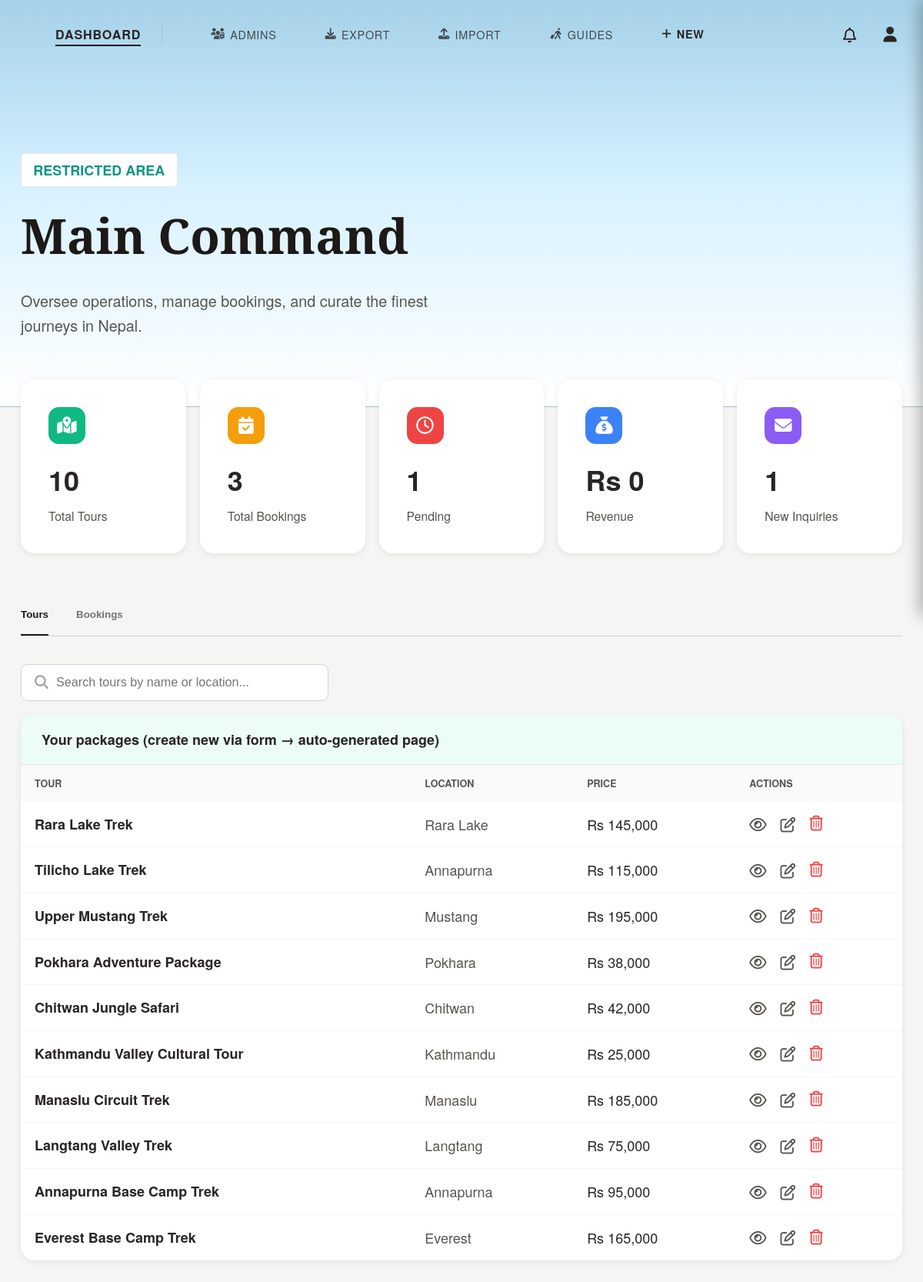
The page /admin/index.php (signed in) on the database its author committed.
### tables this page shows
CREATE TABLE `tours` (
  `id` int(11) NOT NULL AUTO_INCREMENT,
  `title` varchar(255) NOT NULL,
  `location` varchar(255) NOT NULL,
  `price` decimal(10,2) NOT NULL,
  `duration` varchar(50) NOT NULL,
  `description` text DEFAULT NULL,
  `category` varchar(50) DEFAULT NULL,
  `difficulty` varchar(50) DEFAULT NULL,
  `max_group` int(11) DEFAULT NULL,
  `highlights` text DEFAULT NULL,
  `image` varchar(255) DEFAULT NULL,
  `best_season` varchar(50) DEFAULT NULL,
  `altitude_max` int(11) DEFAULT NULL,
  `permit_requirements` text DEFAULT NULL,
  `itinerary` text DEFAULT NULL,
  `inclusions` text DEFAULT NULL,
  `exclusions` text DEFAULT NULL,
  `is_featured` tinyint(1) DEFAULT 0,
  `created_by` int(11) DEFAULT NULL,
  `created_at` datetime DEFAULT current_timestamp(),
  PRIMARY KEY (`id`)
);

### helpers/functions.php (called while the page is built, shortened)
<?php
function is_logged_in() {
    return isset($_SESSION['user_id']) || isset($_SESSION['admin_id']);
}
function get_user() {
    if (is_logged_in()) {
        $userId = $_SESSION['user_id'] ?? $_SESSION['admin_id'];
        return [
            'id' => $userId,
            'username' => $_SESSION['username'] ?? 'User',
            'email' => $_SESSION['email'] ?? '',
            'role' => $_SESSION['role_name'] ?? 'user'
        ];
    }
    return null;
}
function is_super_admin() {
    $user = get_user();
    return $user && ($user['role'] === 'super_admin' || (isset($user['role_name']) && $user['role_name'] === 'super_admin'));
}
    ob_start(); ?>

### admin/index.php (the view, shortened to what this page needs)
<?php
require_once '../helpers/functions.php';
$totalTours = 0;
$totalBookings = 0;
$pendingBookings = 0;
$totalRevenue = 0;
$newInquiries = 0;
try {
    $stmt = $pdo->query("SELECT COUNT(*) as count FROM tours");
    $totalTours = $stmt->fetch()['count'];
    $stmt = $pdo->query("SELECT COUNT(*) as count FROM bookings");
    $totalBookings = $stmt->fetch()['count'];
    $stmt = $pdo->query("SELECT COUNT(*) as count FROM bookings WHERE status = 'pending'");
    $pendingBookings = $stmt->fetch()['count'];
    $stmt = $pdo->query("SELECT COUNT(*) as count FROM inquiries WHERE status = 'new'");
    $newInquiries = $stmt->fetch()['count'];
    $stmt = $pdo->query("
        SELECT SUM(b.travelers * t.price) as revenue
        FROM bookings b
        JOIN tours t ON b.tour_id = t.id
        WHERE b.status = 'confirmed'
    ");
    $totalRevenue = $stmt->fetch()['revenue'] ?? 0;
} catch (Exception $e) {
}
?>
<!DOCTYPE html>
<html lang="en">
<head>
    <link rel="stylesheet" href="https://cdnjs.cloudflare.com/ajax/libs/font-awesome/6.5.1/css/all.min.css">
    <link rel="stylesheet" href="../assets/css/style.css">
    <link rel="stylesheet" href="../assets/css/admin.css">
</head>
<body style="background: var(--color-stone-100);">
    <div class="admin-hero">
        <?php
            include '../includes/header.php';
        ?>
        <section style="padding: 6rem 0 5rem;">
            <div class="container">
                <p class="badge" style="margin-bottom: 0.75rem;">RESTRICTED AREA</p>
                <h1 style="color: var(--color-stone-900); font-family: var(--font-serif); font-size: 3.5rem; margin: 0;">Main Command</h1>
                <p style="font-size: 1.1rem; color: var(--color-stone-600); max-width: 600px; margin-top: 1rem;">
                    Oversee operations, manage bookings, and curate the finest journeys in Nepal.
                </p>
            </div>
        </section>
    </div>
    <div class="container" style="margin-top: -2rem; position: relative; z-index: 10;">
        <div style="display: grid; grid-template-columns: repeat(5, 1fr); gap: 1rem; margin-bottom: 3rem;">
            <div style="background: white; padding: 2rem; border-radius: 1rem; box-shadow: 0 2px 8px rgba(0,0,0,0.08);">
                <div style="width: 48px; height: 48px; background: #10b981; border-radius: 0.75rem; display: flex; align-items: center; justify-content: center; margin-bottom: 1rem;">
                    <i class="fa-solid fa-map-location-dot" style="color: white; font-size: 1.25rem;"></i>
                </div>
                <div style="font-size: 2rem; font-weight: 700; margin-bottom: 0.25rem;"><?php echo $totalTours; ?></div>
                <div style="font-size: 0.875rem; color: var(--color-stone-600);">Total Tours</div>
            </div>
            <div style="background: white; padding: 2rem; border-radius: 1rem; box-shadow: 0 2px 8px rgba(0,0,0,0.08);">
                <div style="width: 48px; height: 48px; background: #f59e0b; border-radius: 0.75rem; display: flex; align-items: center; justify-content: center; margin-bottom: 1rem;">
                    <i class="fa-solid fa-calendar-check" style="color: white; font-size: 1.25rem;"></i>
                </div>
                <div style="font-size: 2rem; font-weight: 700; margin-bottom: 0.25rem;"><?php echo $totalBookings; ?></div>
                <div style="font-size: 0.875rem; color: var(--color-stone-600);">Total Bookings</div>
            </div>
            <div style="background: white; padding: 2rem; border-radius: 1rem; box-shadow: 0 2px 8px rgba(0,0,0,0.08);">
                <div style="width: 48px; height: 48px; background: #ef4444; border-radius: 0.75rem; display: flex; align-items: center; justify-content: center; margin-bottom: 1rem;">
                    <i class="fa-regular fa-clock" style="color: white; font-size: 1.25rem;"></i>
                </div>
                <div style="font-size: 2rem; font-weight: 700; margin-bottom: 0.25rem;"><?php echo $pendingBookings; ?></div>
                <div style="font-size: 0.875rem; color: var(--color-stone-600);">Pending</div>
            </div>
            <div style="background: white; padding: 2rem; border-radius: 1rem; box-shadow: 0 2px 8px rgba(0,0,0,0.08);">
                <div style="width: 48px; height: 48px; background: #3b82f6; border-radius: 0.75rem; display: flex; align-items: center; justify-content: center; margin-bottom: 1rem;">
                    <i class="fa-solid fa-sack-dollar" style="color: white; font-size: 1.25rem;"></i>
                </div>
                <div style="font-size: 2rem; font-weight: 700; margin-bottom: 0.25rem;">Rs <?php echo number_format($totalRevenue); ?></div>
                <div style="font-size: 0.875rem; color: var(--color-stone-600);">Revenue</div>
            </div>
            <a href="manage_inquiries.php" style="background: white; padding: 2rem; border-radius: 1rem; box-shadow: 0 2px 8px rgba(0,0,0,0.08); text-decoration: none; color: inherit; transition: transform 0.2s;" onmouseover="this.style.transform='translateY(-5px)'" onmouseout="this.style.transform='translateY(0)'">
                <div style="width: 48px; height: 48px; background: #8b5cf6; border-radius: 0.75rem; display: flex; align-items: center; justify-content: center; margin-bottom: 1rem;">
                    <i class="fa-solid fa-envelope" style="color: white; font-size: 1.25rem;"></i>
                </div>
                <div style="font-size: 2rem; font-weight: 700; margin-bottom: 0.25rem;"><?php echo $newInquiries; ?></div>
                <div style="font-size: 0.875rem; color: var(--color-stone-600);">New Inquiries</div>
            </a>
        </div>
        <div style="border-bottom: 1px solid var(--color-stone-300); margin-bottom: 2rem;">
            <div style="display: flex; gap: 2rem;">
                <button class="tab-btn active" data-tab="tours" style="padding: 1rem 0; border: none; background: none; font-weight: 600; color: var(--color-stone-900); border-bottom: 2px solid var(--color-stone-900); cursor: pointer;">Tours</button>
                <button class="tab-btn" data-tab="bookings" style="padding: 1rem 0; border: none; background: none; font-weight: 600; color: var(--color-stone-500); border-bottom: 2px solid transparent; cursor: pointer;">Bookings</button>
            </div>
        </div>
        <div id="tours-section">
            <div style="margin-bottom: 1rem; position: relative; max-width: 400px;">
                <i class="fa-solid fa-magnifying-glass" style="position: absolute; left: 1rem; top: 50%; transform: translateY(-50%); color: var(--color-stone-400);"></i>
                <input type="text" id="admin-tour-search" placeholder="Search tours by name or location..." style="width: 100%; padding: 0.75rem 1rem 0.75rem 2.5rem; border: 1px solid var(--color-stone-300); border-radius: 0.5rem; font-size: 0.9rem;">
            </div>
            <div style="background: white; border-radius: 1rem; overflow: hidden; box-shadow: 0 2px 8px rgba(0,0,0,0.08); margin-bottom: 2rem;">
                <div style="padding: 1rem 1.5rem; background: var(--color-emerald-50); border-bottom: 1px solid var(--color-stone-200); font-weight: 600;">Your packages (create new via form → auto-generated page)</div>
                <table style="width: 100%; border-collapse: collapse;">
                    <thead>
                        <tr style="background: var(--color-stone-50);">
                            <th style="padding: 0.75rem 1rem; text-align: left; font-size: 0.7rem; font-weight: 600; text-transform: uppercase; color: var(--color-stone-600);">Tour</th>
                            <th style="padding: 0.75rem 1rem; text-align: left; font-size: 0.7rem; font-weight: 600; text-transform: uppercase; color: var(--color-stone-600);">Location</th>
                            <th style="padding: 0.75rem 1rem; text-align: left; font-size: 0.7rem; font-weight: 600; text-transform: uppercase; color: var(--color-stone-600);">Price</th>
                            <th style="padding: 0.75rem 1rem; text-align: left; font-size: 0.7rem; font-weight: 600; text-transform: uppercase; color: var(--color-stone-600);">Actions</th>
                        </tr>
                    </thead>
                    <tbody id="admin-tours-body">
                        <?php
                        $query = "SELECT id, title, location, price, duration, category, is_featured, created_by FROM tours";
                        $params = [];
                        $query .= " ORDER BY is_featured DESC, id DESC LIMIT 50";
                        try {
                            $stmt = $pdo->prepare($query);
                            $stmt->execute($params);
                            $dbTours = $stmt->fetchAll(PDO::FETCH_ASSOC);
                        } catch (Exception $e) { $dbTours = []; }
                        if (empty($dbTours)) {
                            echo '<tr><td colspan="4" style="padding: 2rem; text-align: center; color: var(--color-stone-500);">No tours found.</td></tr>';
                        } else {
                            foreach ($dbTours as $t):
                                $canEdit = is_super_admin() || (isset($t['created_by']) && $t['created_by'] == $_SESSION['user_id']);
                            ?>
                            <tr style="border-bottom: 1px solid var(--color-stone-100); <?php echo $t['is_featured'] ? 'background: rgba(14,165,233,0.02);' : ''; ?>">
                                <td style="padding: 0.75rem 1rem;">
                                    <div style="font-weight: 600;"><?php echo htmlspecialchars($t['title']); ?></div>
                                </td>
                                <td style="padding: 0.75rem 1rem; color: var(--color-stone-600);"><?php echo htmlspecialchars($t['location']); ?></td>
                                <td style="padding: 0.75rem 1rem;">Rs <?php echo number_format($t['price'], 0); ?></td>
                                <td style="padding: 0.75rem 1rem;">
                                    <div style="display: flex; gap: 1rem; align-items: center;">
                                        <a href="../public/package_detail/?id=<?php echo (int)$t['id']; ?>" title="View page" style="color: var(--color-stone-600); font-size: 1.1rem; transition: color 0.2s;">
                                            <i class="fa-regular fa-eye"></i>
                                        </a>
                                        <?php if($canEdit): ?>
                                        <a href="tour_form.php?id=<?php echo (int)$t['id']; ?>" title="Edit" style="color: var(--color-stone-600); font-size: 1.1rem; transition: color 0.2s;">
                                            <i class="fa-regular fa-pen-to-square"></i>
                                        </a>
                                        <button type="button" onclick="handleDeleteTour(<?php echo (int)$t['id']; ?>, '<?php echo addslashes($t['title']); ?>')" title="Delete" style="background: none; border: none; color: var(--color-red-500); font-size: 1.1rem; transition: color 0.2s; cursor: pointer;">
                                            <i class="fa-regular fa-trash-can"></i>
                                        </button>
                                        <?php endif; ?>
                                    </div>
                                </td>
                            </tr>
                            <?php endforeach;
                        }
                        ?>
                    </tbody>
                </table>
            </div>
        </div>
    </div>
</body>
</html>

### rows shown on the page
tours: title "Rara Lake Trek", location "Rara Lake", price "145,000"
tours: title "Tilicho Lake Trek", location "Annapurna", price "115,000"
tours: title "Upper Mustang Trek", location "Mustang", price "195,000"
tours: title "Pokhara Adventure Package", location "Pokhara", price "38,000"
tours: title "Chitwan Jungle Safari", location "Chitwan", price "42,000"
tours: title "Kathmandu Valley Cultural Tour", location "Kathmandu", price "25,000"
tours: title "Manaslu Circuit Trek", location "Manaslu", price "185,000"
tours: title "Langtang Valley Trek", location "Langtang", price "75,000"
tours: title "Annapurna Base Camp Trek", location "Annapurna", price "95,000"
tours: title "Everest Base Camp Trek", location "Everest", price "165,000"

### other values the page prints
$totalTours "10"
$totalBookings "3"
$pendingBookings "1"
$totalRevenue "0"
$newInquiries "1"
